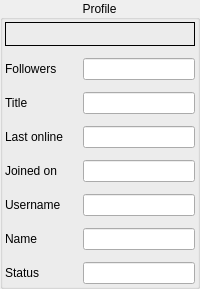
             <widget class="QGroupBox" name="groupBoxProfile">
              <property name="sizePolicy">
               <sizepolicy hsizetype="Expanding" vsizetype="Expanding">
                <horstretch>0</horstretch>
                <verstretch>0</verstretch>
               </sizepolicy>
              </property>
              <property name="locale">
               <locale language="English" country="UnitedStates"/>
              </property>
              <property name="title">
               <string>Profile</string>
              </property>
              <property name="alignment">
               <set>Qt::AlignCenter</set>
              </property>
              <layout class="QGridLayout" name="gridLayout_4">
               <property name="leftMargin">
                <number>2</number>
               </property>
               <property name="topMargin">
                <number>2</number>
               </property>
               <property name="rightMargin">
                <number>2</number>
               </property>
               <property name="bottomMargin">
                <number>2</number>
               </property>
               <property name="horizontalSpacing">
                <number>2</number>
               </property>
               <property name="verticalSpacing">
                <number>12</number>
               </property>
               <item row="1" column="0">
                <layout class="QGridLayout" name="gridLayoutProfile">
                 <property name="horizontalSpacing">
                  <number>20</number>
                 </property>
                 <property name="verticalSpacing">
                  <number>12</number>
                 </property>
                 <item row="0" column="0">
                  <widget class="QLabel" name="labelFollowers">
                   <property name="locale">
                    <locale language="English" country="UnitedStates"/>
                   </property>
                   <property name="text">
                    <string>Followers</string>
                   </property>
                  </widget>
                 </item>
                 <item row="3" column="0">
                  <widget class="QLabel" name="labelJoinedOn">
                   <property name="locale">
                    <locale language="English" country="UnitedStates"/>
                   </property>
                   <property name="text">
                    <string>Joined on</string>
                   </property>
                  </widget>
                 </item>
                 <item row="2" column="0">
                  <widget class="QLabel" name="labelLastOnline">
                   <property name="locale">
                    <locale language="English" country="UnitedStates"/>
                   </property>
                   <property name="text">
                    <string>Last online</string>
                   </property>
                  </widget>
                 </item>
                 <item row="5" column="0">
                  <widget class="QLabel" name="labelName">
                   <property name="locale">
                    <locale language="English" country="UnitedStates"/>
                   </property>
                   <property name="text">
                    <string>Name</string>
                   </property>
                  </widget>
                 </item>
                 <item row="1" column="0">
                  <widget class="QLabel" name="labelTitle">
                   <property name="locale">
                    <locale language="English" country="UnitedStates"/>
                   </property>
                   <property name="text">
                    <string>Title</string>
                   </property>
                  </widget>
                 </item>
                 <item row="6" column="0">
                  <widget class="QLabel" name="labelStatus">
                   <property name="locale">
                    <locale language="English" country="UnitedStates"/>
                   </property>
                   <property name="text">
                    <string>Status</string>
                   </property>
                  </widget>
                 </item>
                 <item row="4" column="0">
                  <widget class="QLabel" name="labelUsername">
                   <property name="locale">
                    <locale language="English" country="UnitedStates"/>
                   </property>
                   <property name="text">
                    <string>Username</string>
                   </property>
                  </widget>
                 </item>
                 <item row="4" column="1">
                  <widget class="QLineEdit" name="lineEditUsername">
                   <property name="locale">
                    <locale language="English" country="UnitedStates"/>
                   </property>
                   <property name="readOnly">
                    <bool>true</bool>
                   </property>
                  </widget>
                 </item>
                 <item row="6" column="1">
                  <widget class="QLineEdit" name="lineEditStatus">
                   <property name="locale">
                    <locale language="English" country="UnitedStates"/>
                   </property>
                   <property name="readOnly">
                    <bool>true</bool>
                   </property>
                  </widget>
                 </item>
                 <item row="3" column="1">
                  <widget class="QLineEdit" name="lineEditJoinedOn">
                   <property name="locale">
                    <locale language="English" country="UnitedStates"/>
                   </property>
                   <property name="readOnly">
                    <bool>true</bool>
                   </property>
                  </widget>
                 </item>
                 <item row="2" column="1">
                  <widget class="QLineEdit" name="lineEditLastOnline">
                   <property name="locale">
                    <locale language="English" country="UnitedStates"/>
                   </property>
                   <property name="readOnly">
                    <bool>true</bool>
                   </property>
                  </widget>
                 </item>
                 <item row="5" column="1">
                  <widget class="QLineEdit" name="lineEditName">
                   <property name="locale">
                    <locale language="English" country="UnitedStates"/>
                   </property>
                   <property name="readOnly">
                    <bool>true</bool>
                   </property>
                  </widget>
                 </item>
                 <item row="1" column="1">
                  <widget class="QLineEdit" name="lineEditTitle">
                   <property name="locale">
                    <locale language="English" country="UnitedStates"/>
                   </property>
                   <property name="readOnly">
                    <bool>true</bool>
                   </property>
                  </widget>
                 </item>
                 <item row="0" column="1">
                  <widget class="QLineEdit" name="lineEditFollowers">
                   <property name="locale">
                    <locale language="English" country="UnitedStates"/>
                   </property>
                   <property name="readOnly">
                    <bool>true</bool>
                   </property>
                  </widget>
                 </item>
                </layout>
               </item>
               <item row="0" column="0">
                <widget class="QFrame" name="frameAvatarContainer">
                 <property name="sizePolicy">
                  <sizepolicy hsizetype="Expanding" vsizetype="Expanding">
                   <horstretch>0</horstretch>
                   <verstretch>0</verstretch>
                  </sizepolicy>
                 </property>
                 <property name="locale">
                  <locale language="English" country="UnitedStates"/>
                 </property>
                 <property name="frameShape">
                  <enum>QFrame::Panel</enum>
                 </property>
                 <layout class="QHBoxLayout" name="horizontalLayout_3">
                  <property name="spacing">
                   <number>4</number>
                  </property>
                  <property name="leftMargin">
                   <number>4</number>
                  </property>
                  <property name="topMargin">
                   <number>4</number>
                  </property>
                  <property name="rightMargin">
                   <number>4</number>
                  </property>
                  <property name="bottomMargin">
                   <number>4</number>
                  </property>
                  <item>
                   <widget class="ImageWidget" name="image">
                    <property name="sizePolicy">
                     <sizepolicy hsizetype="Expanding" vsizetype="Expanding">
                      <horstretch>0</horstretch>
                      <verstretch>0</verstretch>
                     </sizepolicy>
                    </property>
                    <property name="maximumSize">
                     <size>
                      <width>16777215</width>
                      <height>16777215</height>
                     </size>
                    </property>
                    <property name="layoutDirection">
                     <enum>Qt::LeftToRight</enum>
                    </property>
                    <property name="locale">
                     <locale language="English" country="UnitedStates"/>
                    </property>
                    <property name="pixmap">
                     <pixmap>../resources/avatar.png</pixmap>
                    </property>
                    <property name="scaledContents">
                     <bool>false</bool>
                    </property>
                    <property name="alignment">
                     <set>Qt::AlignCenter</set>
                    </property>
                   </widget>
                  </item>
                 </layout>
                </widget>
               </item>
              </layout>
             </widget>
